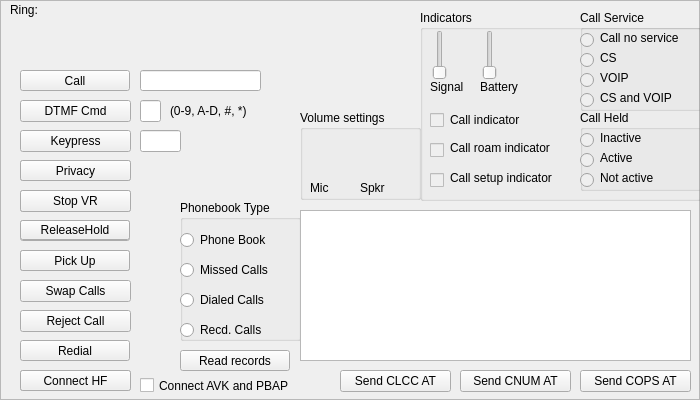
  <widget class="QFrame" name="devicePhoneFrame">
   <property name="geometry">
    <rect>
     <x>110</x>
     <y>10</y>
     <width>700</width>
     <height>400</height>
    </rect>
   </property>
   <property name="autoFillBackground">
    <bool>true</bool>
   </property>
   <property name="frameShape">
    <enum>QFrame::StyledPanel</enum>
   </property>
   <property name="frameShadow">
    <enum>QFrame::Raised</enum>
   </property>
   <widget class="QPushButton" name="btnDisconnectHS">
    <property name="geometry">
     <rect>
      <x>20</x>
      <y>370</y>
      <width>111</width>
      <height>21</height>
     </rect>
    </property>
    <property name="text">
     <string>Disconnect HF</string>
    </property>
   </widget>
   <widget class="QLineEdit" name="TxtDialNum">
    <property name="geometry">
     <rect>
      <x>140</x>
      <y>70</y>
      <width>121</width>
      <height>21</height>
     </rect>
    </property>
   </widget>
   <widget class="QPushButton" name="btnCall">
    <property name="geometry">
     <rect>
      <x>20</x>
      <y>70</y>
      <width>110</width>
      <height>21</height>
     </rect>
    </property>
    <property name="text">
     <string>Call</string>
    </property>
   </widget>
   <widget class="QPushButton" name="btnHangup">
    <property name="geometry">
     <rect>
      <x>20</x>
      <y>250</y>
      <width>110</width>
      <height>21</height>
     </rect>
    </property>
    <property name="text">
     <string>Hang Up</string>
    </property>
   </widget>
   <widget class="QPushButton" name="btnHold">
    <property name="geometry">
     <rect>
      <x>20</x>
      <y>220</y>
      <width>110</width>
      <height>21</height>
     </rect>
    </property>
    <property name="text">
     <string>Hold</string>
    </property>
   </widget>
   <widget class="QPushButton" name="btnLastNumDial">
    <property name="geometry">
     <rect>
      <x>20</x>
      <y>340</y>
      <width>110</width>
      <height>21</height>
     </rect>
    </property>
    <property name="text">
     <string>Redial</string>
    </property>
   </widget>
   <widget class="QPushButton" name="btnPickup">
    <property name="geometry">
     <rect>
      <x>20</x>
      <y>250</y>
      <width>110</width>
      <height>21</height>
     </rect>
    </property>
    <property name="text">
     <string>Pick Up</string>
    </property>
   </widget>
   <widget class="QPushButton" name="btnConnectHS">
    <property name="geometry">
     <rect>
      <x>20</x>
      <y>370</y>
      <width>111</width>
      <height>21</height>
     </rect>
    </property>
    <property name="text">
     <string>Connect HF</string>
    </property>
   </widget>
   <widget class="QPushButton" name="btnReadPB">
    <property name="geometry">
     <rect>
      <x>180</x>
      <y>350</y>
      <width>110</width>
      <height>21</height>
     </rect>
    </property>
    <property name="text">
     <string>Read records</string>
    </property>
   </widget>
   <widget class="QGroupBox" name="grpPB">
    <property name="geometry">
     <rect>
      <x>180</x>
      <y>200</y>
      <width>121</width>
      <height>141</height>
     </rect>
    </property>
    <property name="title">
     <string>Phonebook Type</string>
    </property>
    <widget class="QRadioButton" name="RadioBtnPhoneBook">
     <property name="geometry">
      <rect>
       <x>0</x>
       <y>30</y>
       <width>121</width>
       <height>20</height>
      </rect>
     </property>
     <property name="text">
      <string>Phone Book</string>
     </property>
    </widget>
    <widget class="QRadioButton" name="RadioBtnDLCalls">
     <property name="geometry">
      <rect>
       <x>0</x>
       <y>90</y>
       <width>131</width>
       <height>20</height>
      </rect>
     </property>
     <property name="text">
      <string>Dialed Calls</string>
     </property>
    </widget>
    <widget class="QRadioButton" name="RadioBtnMSCalls">
     <property name="geometry">
      <rect>
       <x>0</x>
       <y>60</y>
       <width>131</width>
       <height>20</height>
      </rect>
     </property>
     <property name="text">
      <string>Missed Calls</string>
     </property>
    </widget>
    <widget class="QRadioButton" name="RadioBtnRecdCalls">
     <property name="geometry">
      <rect>
       <x>0</x>
       <y>120</y>
       <width>121</width>
       <height>20</height>
      </rect>
     </property>
     <property name="text">
      <string>Recd. Calls</string>
     </property>
    </widget>
   </widget>
   <widget class="QTableWidget" name="tblDispList">
    <property name="geometry">
     <rect>
      <x>300</x>
      <y>210</y>
      <width>391</width>
      <height>151</height>
     </rect>
    </property>
    <attribute name="horizontalHeaderDefaultSectionSize">
     <number>100</number>
    </attribute>
    <attribute name="verticalHeaderDefaultSectionSize">
     <number>30</number>
    </attribute>
   </widget>
   <widget class="QPushButton" name="btnPrivacy">
    <property name="geometry">
     <rect>
      <x>20</x>
      <y>160</y>
      <width>111</width>
      <height>21</height>
     </rect>
    </property>
    <property name="text">
     <string>Privacy</string>
    </property>
   </widget>
   <widget class="QPushButton" name="btnHF">
    <property name="geometry">
     <rect>
      <x>20</x>
      <y>160</y>
      <width>111</width>
      <height>21</height>
     </rect>
    </property>
    <property name="text">
     <string>HandsFree</string>
    </property>
   </widget>
   <widget class="QGroupBox" name="grpIndicators">
    <property name="geometry">
     <rect>
      <x>420</x>
      <y>10</y>
      <width>281</width>
      <height>191</height>
     </rect>
    </property>
    <property name="title">
     <string>Indicators</string>
    </property>
    <widget class="QSlider" name="SignalIndicator">
     <property name="enabled">
      <bool>false</bool>
     </property>
     <property name="geometry">
      <rect>
       <x>10</x>
       <y>20</y>
       <width>20</width>
       <height>50</height>
      </rect>
     </property>
     <property name="orientation">
      <enum>Qt::Vertical</enum>
     </property>
    </widget>
    <widget class="QSlider" name="BatteryIndicator">
     <property name="enabled">
      <bool>false</bool>
     </property>
     <property name="geometry">
      <rect>
       <x>60</x>
       <y>20</y>
       <width>20</width>
       <height>50</height>
      </rect>
     </property>
     <property name="orientation">
      <enum>Qt::Vertical</enum>
     </property>
    </widget>
    <widget class="QLabel" name="lblSignal">
     <property name="geometry">
      <rect>
       <x>10</x>
       <y>70</y>
       <width>50</width>
       <height>14</height>
      </rect>
     </property>
     <property name="text">
      <string>Signal</string>
     </property>
    </widget>
    <widget class="QLabel" name="lblBattery">
     <property name="geometry">
      <rect>
       <x>60</x>
       <y>70</y>
       <width>50</width>
       <height>14</height>
      </rect>
     </property>
     <property name="text">
      <string>Battery</string>
     </property>
    </widget>
    <widget class="QCheckBox" name="ChkCallInd">
     <property name="enabled">
      <bool>false</bool>
     </property>
     <property name="geometry">
      <rect>
       <x>10</x>
       <y>100</y>
       <width>20</width>
       <height>20</height>
      </rect>
     </property>
     <property name="text">
      <string/>
     </property>
    </widget>
    <widget class="QCheckBox" name="chkCallSetupInd">
     <property name="enabled">
      <bool>false</bool>
     </property>
     <property name="geometry">
      <rect>
       <x>10</x>
       <y>160</y>
       <width>16</width>
       <height>20</height>
      </rect>
     </property>
     <property name="text">
      <string/>
     </property>
    </widget>
    <widget class="QCheckBox" name="ChkCallRoam">
     <property name="enabled">
      <bool>false</bool>
     </property>
     <property name="geometry">
      <rect>
       <x>10</x>
       <y>130</y>
       <width>16</width>
       <height>20</height>
      </rect>
     </property>
     <property name="text">
      <string/>
     </property>
    </widget>
    <widget class="QLabel" name="lblCallInd">
     <property name="geometry">
      <rect>
       <x>30</x>
       <y>100</y>
       <width>85</width>
       <height>20</height>
      </rect>
     </property>
     <property name="text">
      <string>Call indicator</string>
     </property>
    </widget>
    <widget class="QLabel" name="lblCallRoam">
     <property name="geometry">
      <rect>
       <x>30</x>
       <y>130</y>
       <width>125</width>
       <height>16</height>
      </rect>
     </property>
     <property name="text">
      <string>Call roam indicator</string>
     </property>
    </widget>
    <widget class="QLabel" name="lblCallSetup">
     <property name="geometry">
      <rect>
       <x>30</x>
       <y>160</y>
       <width>130</width>
       <height>16</height>
      </rect>
     </property>
     <property name="text">
      <string>Call setup indicator</string>
     </property>
    </widget>
    <widget class="QGroupBox" name="grpCallService">
     <property name="geometry">
      <rect>
       <x>160</x>
       <y>0</y>
       <width>141</width>
       <height>101</height>
      </rect>
     </property>
     <property name="title">
      <string>Call Service</string>
     </property>
     <widget class="QRadioButton" name="radCallServNone">
      <property name="enabled">
       <bool>false</bool>
      </property>
      <property name="geometry">
       <rect>
        <x>0</x>
        <y>20</y>
        <width>16</width>
        <height>20</height>
       </rect>
      </property>
      <property name="text">
       <string/>
      </property>
     </widget>
     <widget class="QRadioButton" name="radCallServCS">
      <property name="enabled">
       <bool>false</bool>
      </property>
      <property name="geometry">
       <rect>
        <x>0</x>
        <y>40</y>
        <width>16</width>
        <height>20</height>
       </rect>
      </property>
      <property name="text">
       <string/>
      </property>
     </widget>
     <widget class="QRadioButton" name="radCallServCSVOIP">
      <property name="enabled">
       <bool>false</bool>
      </property>
      <property name="geometry">
       <rect>
        <x>0</x>
        <y>80</y>
        <width>16</width>
        <height>21</height>
       </rect>
      </property>
      <property name="text">
       <string/>
      </property>
     </widget>
     <widget class="QRadioButton" name="radCallServVOIP">
      <property name="enabled">
       <bool>false</bool>
      </property>
      <property name="geometry">
       <rect>
        <x>0</x>
        <y>60</y>
        <width>16</width>
        <height>20</height>
       </rect>
      </property>
      <property name="text">
       <string/>
      </property>
     </widget>
     <widget class="QLabel" name="lblCall_noServ">
      <property name="geometry">
       <rect>
        <x>20</x>
        <y>20</y>
        <width>100</width>
        <height>16</height>
       </rect>
      </property>
      <property name="text">
       <string>Call no service</string>
      </property>
     </widget>
     <widget class="QLabel" name="lblServCS">
      <property name="geometry">
       <rect>
        <x>20</x>
        <y>40</y>
        <width>80</width>
        <height>16</height>
       </rect>
      </property>
      <property name="text">
       <string>CS</string>
      </property>
     </widget>
     <widget class="QLabel" name="lbl_ServVOIP">
      <property name="geometry">
       <rect>
        <x>20</x>
        <y>60</y>
        <width>80</width>
        <height>16</height>
       </rect>
      </property>
      <property name="text">
       <string>VOIP</string>
      </property>
     </widget>
     <widget class="QLabel" name="lbl_ServCSVOIP">
      <property name="geometry">
       <rect>
        <x>20</x>
        <y>80</y>
        <width>150</width>
        <height>16</height>
       </rect>
      </property>
      <property name="text">
       <string>CS and VOIP</string>
      </property>
     </widget>
    </widget>
    <widget class="QGroupBox" name="grpCallHeld">
     <property name="geometry">
      <rect>
       <x>160</x>
       <y>100</y>
       <width>141</width>
       <height>81</height>
      </rect>
     </property>
     <property name="title">
      <string>Call Held</string>
     </property>
     <widget class="QRadioButton" name="radCallHeldInactive">
      <property name="enabled">
       <bool>false</bool>
      </property>
      <property name="geometry">
       <rect>
        <x>0</x>
        <y>20</y>
        <width>16</width>
        <height>20</height>
       </rect>
      </property>
      <property name="text">
       <string/>
      </property>
     </widget>
     <widget class="QRadioButton" name="radCallHeldActive">
      <property name="enabled">
       <bool>false</bool>
      </property>
      <property name="geometry">
       <rect>
        <x>0</x>
        <y>40</y>
        <width>16</width>
        <height>20</height>
       </rect>
      </property>
      <property name="text">
       <string/>
      </property>
     </widget>
     <widget class="QRadioButton" name="radcallHeld_noAct">
      <property name="enabled">
       <bool>false</bool>
      </property>
      <property name="geometry">
       <rect>
        <x>0</x>
        <y>60</y>
        <width>16</width>
        <height>20</height>
       </rect>
      </property>
      <property name="text">
       <string/>
      </property>
     </widget>
     <widget class="QLabel" name="lblCallInAct">
      <property name="geometry">
       <rect>
        <x>20</x>
        <y>20</y>
        <width>120</width>
        <height>16</height>
       </rect>
      </property>
      <property name="text">
       <string>Inactive</string>
      </property>
     </widget>
     <widget class="QLabel" name="lblCallHeldActive">
      <property name="geometry">
       <rect>
        <x>20</x>
        <y>40</y>
        <width>41</width>
        <height>16</height>
       </rect>
      </property>
      <property name="text">
       <string>Active</string>
      </property>
     </widget>
     <widget class="QLabel" name="lblCallHeldNoAct">
      <property name="geometry">
       <rect>
        <x>20</x>
        <y>60</y>
        <width>80</width>
        <height>16</height>
       </rect>
      </property>
      <property name="text">
       <string>Not active</string>
      </property>
     </widget>
    </widget>
   </widget>
   <widget class="QPushButton" name="btnReleaseHold">
    <property name="geometry">
     <rect>
      <x>20</x>
      <y>220</y>
      <width>110</width>
      <height>20</height>
     </rect>
    </property>
    <property name="text">
     <string>ReleaseHold</string>
    </property>
   </widget>
   <widget class="QLabel" name="lblPhoneRing">
    <property name="geometry">
     <rect>
      <x>10</x>
      <y>0</y>
      <width>391</width>
      <height>20</height>
     </rect>
    </property>
    <property name="text">
     <string>Ring:</string>
    </property>
   </widget>
   <widget class="QPushButton" name="btnStartVR">
    <property name="geometry">
     <rect>
      <x>20</x>
      <y>190</y>
      <width>111</width>
      <height>22</height>
     </rect>
    </property>
    <property name="text">
     <string>Start VR</string>
    </property>
   </widget>
   <widget class="QPushButton" name="btnStopVR">
    <property name="geometry">
     <rect>
      <x>20</x>
      <y>190</y>
      <width>111</width>
      <height>22</height>
     </rect>
    </property>
    <property name="text">
     <string>Stop VR</string>
    </property>
   </widget>
   <widget class="QPushButton" name="btnCOPS">
    <property name="geometry">
     <rect>
      <x>580</x>
      <y>370</y>
      <width>111</width>
      <height>22</height>
     </rect>
    </property>
    <property name="text">
     <string>Send COPS AT</string>
    </property>
   </widget>
   <widget class="QPushButton" name="btnCNUM">
    <property name="geometry">
     <rect>
      <x>460</x>
      <y>370</y>
      <width>111</width>
      <height>22</height>
     </rect>
    </property>
    <property name="text">
     <string>Send CNUM AT</string>
    </property>
   </widget>
   <widget class="QPushButton" name="btnKeypress">
    <property name="geometry">
     <rect>
      <x>20</x>
      <y>130</y>
      <width>111</width>
      <height>22</height>
     </rect>
    </property>
    <property name="text">
     <string>Keypress</string>
    </property>
   </widget>
   <widget class="QPushButton" name="btnCLCC">
    <property name="geometry">
     <rect>
      <x>340</x>
      <y>370</y>
      <width>111</width>
      <height>22</height>
     </rect>
    </property>
    <property name="text">
     <string>Send CLCC AT</string>
    </property>
   </widget>
   <widget class="QGroupBox" name="grpVolume">
    <property name="geometry">
     <rect>
      <x>300</x>
      <y>110</y>
      <width>121</width>
      <height>90</height>
     </rect>
    </property>
    <property name="title">
     <string>Volume settings</string>
    </property>
    <widget class="QLabel" name="lblSpkr">
     <property name="geometry">
      <rect>
       <x>60</x>
       <y>70</y>
       <width>31</width>
       <height>16</height>
      </rect>
     </property>
     <property name="text">
      <string>Spkr</string>
     </property>
    </widget>
    <widget class="QLabel" name="lblMic">
     <property name="geometry">
      <rect>
       <x>10</x>
       <y>70</y>
       <width>31</width>
       <height>16</height>
      </rect>
     </property>
     <property name="text">
      <string>Mic</string>
     </property>
    </widget>
   </widget>
   <widget class="QPushButton" name="btnDTMF">
    <property name="geometry">
     <rect>
      <x>20</x>
      <y>100</y>
      <width>111</width>
      <height>22</height>
     </rect>
    </property>
    <property name="text">
     <string>DTMF Cmd</string>
    </property>
   </widget>
   <widget class="QLineEdit" name="TxtKeyPress">
    <property name="geometry">
     <rect>
      <x>140</x>
      <y>130</y>
      <width>41</width>
      <height>22</height>
     </rect>
    </property>
   </widget>
   <widget class="QLineEdit" name="TxtDTMF">
    <property name="geometry">
     <rect>
      <x>140</x>
      <y>100</y>
      <width>21</width>
      <height>22</height>
     </rect>
    </property>
    <property name="maxLength">
     <number>1</number>
    </property>
   </widget>
   <widget class="QPushButton" name="btnSwapCalls">
    <property name="geometry">
     <rect>
      <x>20</x>
      <y>280</y>
      <width>111</width>
      <height>22</height>
     </rect>
    </property>
    <property name="text">
     <string>Swap Calls</string>
    </property>
   </widget>
   <widget class="QPushButton" name="btnReject">
    <property name="geometry">
     <rect>
      <x>20</x>
      <y>310</y>
      <width>111</width>
      <height>22</height>
     </rect>
    </property>
    <property name="text">
     <string>Reject Call</string>
    </property>
   </widget>
   <widget class="QLabel" name="lblCallerID">
    <property name="geometry">
     <rect>
      <x>10</x>
      <y>40</y>
      <width>381</width>
      <height>20</height>
     </rect>
    </property>
    <property name="text">
     <string/>
    </property>
   </widget>
   <widget class="QLabel" name="label_12">
    <property name="geometry">
     <rect>
      <x>170</x>
      <y>100</y>
      <width>111</width>
      <height>21</height>
     </rect>
    </property>
    <property name="text">
     <string>(0-9, A-D, #, *)</string>
    </property>
   </widget>
   <widget class="QCheckBox" name="cbAutoConnect">
    <property name="enabled">
     <bool>true</bool>
    </property>
    <property name="geometry">
     <rect>
      <x>140</x>
      <y>370</y>
      <width>191</width>
      <height>31</height>
     </rect>
    </property>
    <property name="text">
     <string>Connect AVK and PBAP</string>
    </property>
   </widget>
   <zorder>btnDisconnectHS</zorder>
   <zorder>TxtDialNum</zorder>
   <zorder>btnCall</zorder>
   <zorder>btnHangup</zorder>
   <zorder>btnHold</zorder>
   <zorder>btnConnectHS</zorder>
   <zorder>btnPickup</zorder>
   <zorder>btnReadPB</zorder>
   <zorder>grpPB</zorder>
   <zorder>tblDispList</zorder>
   <zorder>btnHF</zorder>
   <zorder>btnPrivacy</zorder>
   <zorder>btnLastNumDial</zorder>
   <zorder>grpIndicators</zorder>
   <zorder>btnReleaseHold</zorder>
   <zorder>lblPhoneRing</zorder>
   <zorder>btnStartVR</zorder>
   <zorder>btnStopVR</zorder>
   <zorder>btnCOPS</zorder>
   <zorder>btnCNUM</zorder>
   <zorder>btnKeypress</zorder>
   <zorder>btnCLCC</zorder>
   <zorder>grpVolume</zorder>
   <zorder>btnDTMF</zorder>
   <zorder>TxtKeyPress</zorder>
   <zorder>TxtDTMF</zorder>
   <zorder>btnSwapCalls</zorder>
   <zorder>btnReject</zorder>
   <zorder>lblCallerID</zorder>
   <zorder>label_12</zorder>
   <zorder>cbAutoConnect</zorder>
  </widget>
